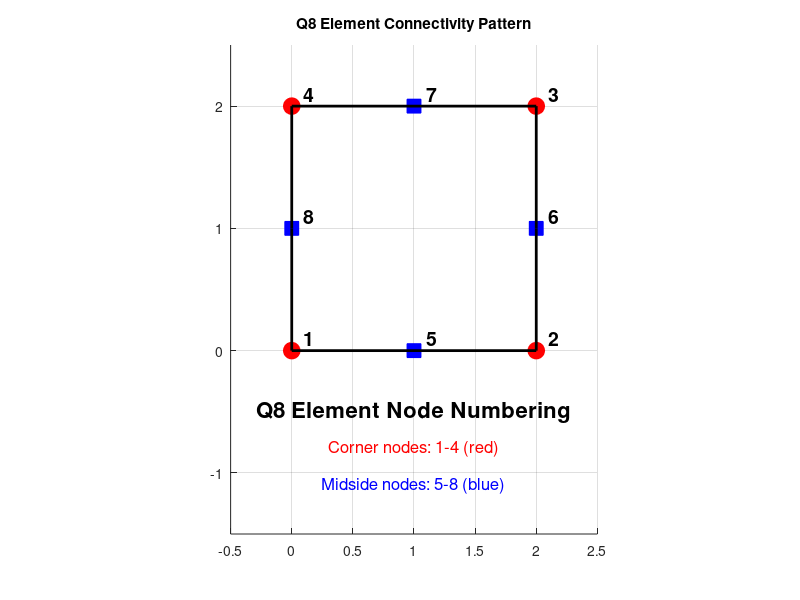
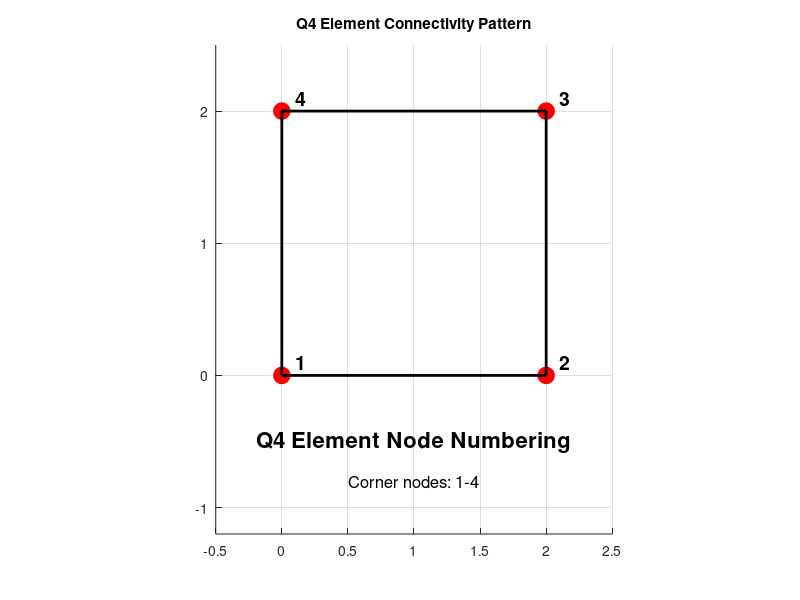

Recreate these plots in MATLAB, in order.
% visualization/visualize_element_connectivity.m
function visualize_element_connectivity()
% Visualize element connectivity patterns for Q4 and Q8 elements

    % Q8 Element connectivity diagram
    figure('Position', [50, 50, 600, 500]);
    hold on;
    
    % Define a single Q8 element for demonstration
    demo_nodes = [0 0; 2 0; 2 2; 0 2; 1 0; 2 1; 1 2; 0 1];
    node_labels = {'1', '2', '3', '4', '5', '6', '7', '8'};
    
    % Plot the element with all connections
    % Corner nodes
    plot(demo_nodes(1:4,1), demo_nodes(1:4,2), 'ro', 'MarkerSize', 12, 'MarkerFaceColor', 'r');
    % Midside nodes  
    plot(demo_nodes(5:8,1), demo_nodes(5:8,2), 'bs', 'MarkerSize', 10, 'MarkerFaceColor', 'b');
    
    % Draw element edges
    edges = [1 5 2; 2 6 3; 3 7 4; 4 8 1];
    for i = 1:4
        plot(demo_nodes(edges(i,:),1), demo_nodes(edges(i,:),2), 'k-', 'LineWidth', 2);
    end
    
    % Add node labels
    for i = 1:8
        text(demo_nodes(i,1)+0.1, demo_nodes(i,2)+0.1, node_labels{i}, ...
             'FontSize', 14, 'FontWeight', 'bold');
    end
    
    % Add annotations
    text(1, -0.5, 'Q8 Element Node Numbering', 'HorizontalAlignment', 'center', ...
         'FontSize', 16, 'FontWeight', 'bold');
    text(1, -0.8, 'Corner nodes: 1-4 (red)', 'HorizontalAlignment', 'center', ...
         'FontSize', 12, 'Color', 'r');
    text(1, -1.1, 'Midside nodes: 5-8 (blue)', 'HorizontalAlignment', 'center', ...
         'FontSize', 12, 'Color', 'b');
    
    axis equal;
    xlim([-0.5, 2.5]);
    ylim([-1.5, 2.5]);
    grid on;
    title('Q8 Element Connectivity Pattern');
    
    % Q4 Element connectivity diagram
    figure('Position', [700, 50, 600, 500]);
    hold on;
    
    % Define a single Q4 element for demonstration
    demo_nodes_q4 = [0 0; 2 0; 2 2; 0 2];
    node_labels_q4 = {'1', '2', '3', '4'};
    
    % Plot the element with all connections
    plot(demo_nodes_q4(:,1), demo_nodes_q4(:,2), 'ro', 'MarkerSize', 12, 'MarkerFaceColor', 'r');
    
    % Draw element edges
    plot(demo_nodes_q4([1:end,1],1), demo_nodes_q4([1:end,1],2), 'k-', 'LineWidth', 2);
    
    % Add node labels
    for i = 1:4
        text(demo_nodes_q4(i,1)+0.1, demo_nodes_q4(i,2)+0.1, node_labels_q4{i}, ...
             'FontSize', 14, 'FontWeight', 'bold');
    end
    
    % Add annotations
    text(1, -0.5, 'Q4 Element Node Numbering', 'HorizontalAlignment', 'center', ...
         'FontSize', 16, 'FontWeight', 'bold');
    text(1, -0.8, 'Corner nodes: 1-4', 'HorizontalAlignment', 'center', ...
         'FontSize', 12);
    
    axis equal;
    xlim([-0.5, 2.5]);
    ylim([-1.2, 2.5]);
    grid on;
    title('Q4 Element Connectivity Pattern');
end